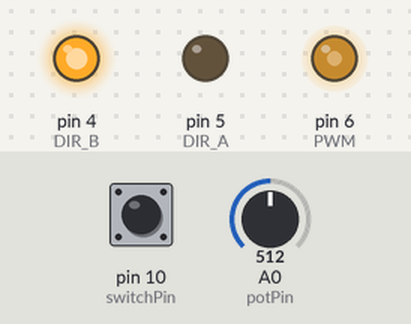
Recording of a sketch running on a simulated Arduino Uno, built with avr-gcc and run on an emulated ATmega328P. On the bench: output pins drawn as LEDs (lit = HIGH). The test bench sets the inputs (shaded band); at power-on: A0 (potPin) = 512, pin 10 (switchPin) LOW.

Above: at 1.2 s.
1.3 s: A0 (potPin) set to 716
At 1.9 s:
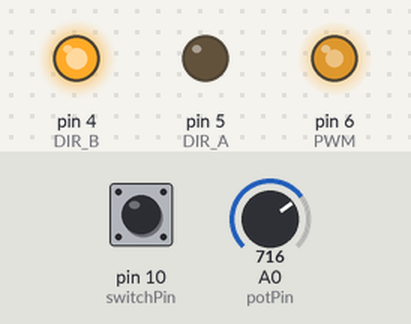
2.8 s: pin 10 (switchPin) pulled HIGH for 0.15 s
At 2.87 s:
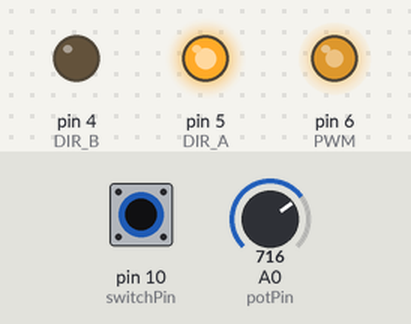
4.4 s: A0 (potPin) set to 900
At 5.5 s:
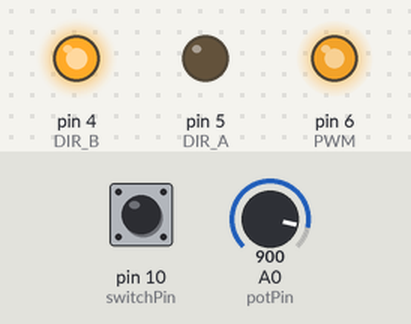
5.9 s: pin 10 (switchPin) pulled HIGH for 1 s
At 6.6 s:
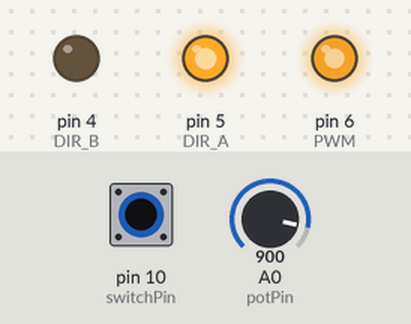
8.4 s: A0 (potPin) set to 122
At 9.6 s:
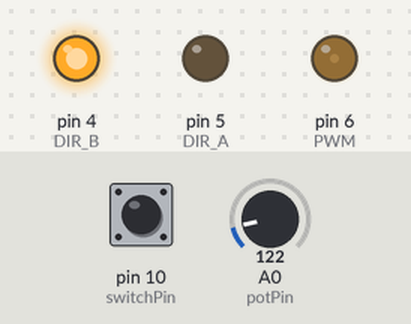
9.9 s: pin 10 (switchPin) pulled HIGH for 0.15 s
At 9.97 s:
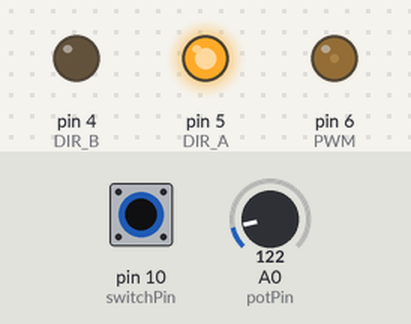
Timing chart, 0 to 12.5 s (numbered marks = the images above; inputs shaded):
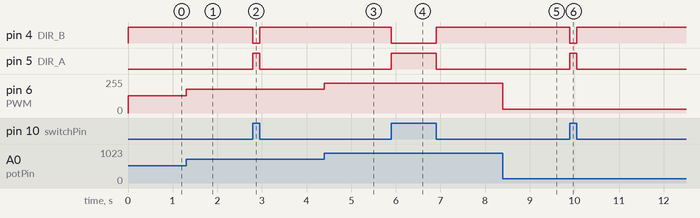

The sketch:

sketch_feb02a.ino
```cpp
const int DIR_A = 5;
const int DIR_B = 4;
const int PWM = 6;

const int switchPin = 10;
const int potPin = 0;

void setup() {
  pinMode(DIR_A, OUTPUT);
  pinMode(DIR_B, OUTPUT);
  pinMode(PWM, OUTPUT);

  pinMode(switchPin, INPUT);

}

void loop() {
  int speed = analogRead(potPin) / 4;

 if (digitalRead(switchPin) == HIGH){
  forward(speed);
 } else {
  reverse(speed);
 }
}

void forward(int sp){
  digitalWrite(DIR_A, HIGH);
  digitalWrite(DIR_B, LOW);

  analogWrite(PWM, sp);
}

void reverse(int sp){
  digitalWrite(DIR_A, LOW);
  digitalWrite(DIR_B, HIGH);

  analogWrite(PWM, sp);
}
```

Measured:
- after the input at 1.3 s, pin 6 (PWM): 128/255 → 179/255 at once
- after the input at 2.8 s, pin 4 (DIR_B): HIGH → LOW at once, → HIGH 0.15 s later; pin 5 (DIR_A): LOW → HIGH at once, → LOW 0.15 s later
- after the input at 4.4 s, pin 6 (PWM): 179/255 → 225/255 at once
- after the input at 5.9 s, pin 4 (DIR_B): HIGH → LOW at once, → HIGH 1.0 s later; pin 5 (DIR_A): LOW → HIGH at once, → LOW 1.0 s later
- after the input at 8.4 s, pin 6 (PWM): 225/255 → 30/255 at once
- after the input at 9.9 s, pin 4 (DIR_B): HIGH → LOW at once, → HIGH 0.15 s later; pin 5 (DIR_A): LOW → HIGH at once, → LOW 0.15 s later
